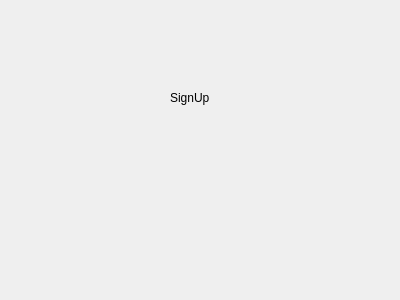
<?xml version="1.0" encoding="UTF-8"?>
<ui version="4.0">
 <class>SignUp</class>
 <widget class="QWidget" name="SignUp">
  <property name="geometry">
   <rect>
    <x>0</x>
    <y>0</y>
    <width>400</width>
    <height>300</height>
   </rect>
  </property>
  <property name="windowTitle">
   <string>Form</string>
  </property>
  <widget class="QLabel" name="label">
   <property name="geometry">
    <rect>
     <x>170</x>
     <y>90</y>
     <width>58</width>
     <height>16</height>
    </rect>
   </property>
   <property name="text">
    <string>SignUp</string>
   </property>
  </widget>
 </widget>
 <resources/>
 <connections/>
</ui>
